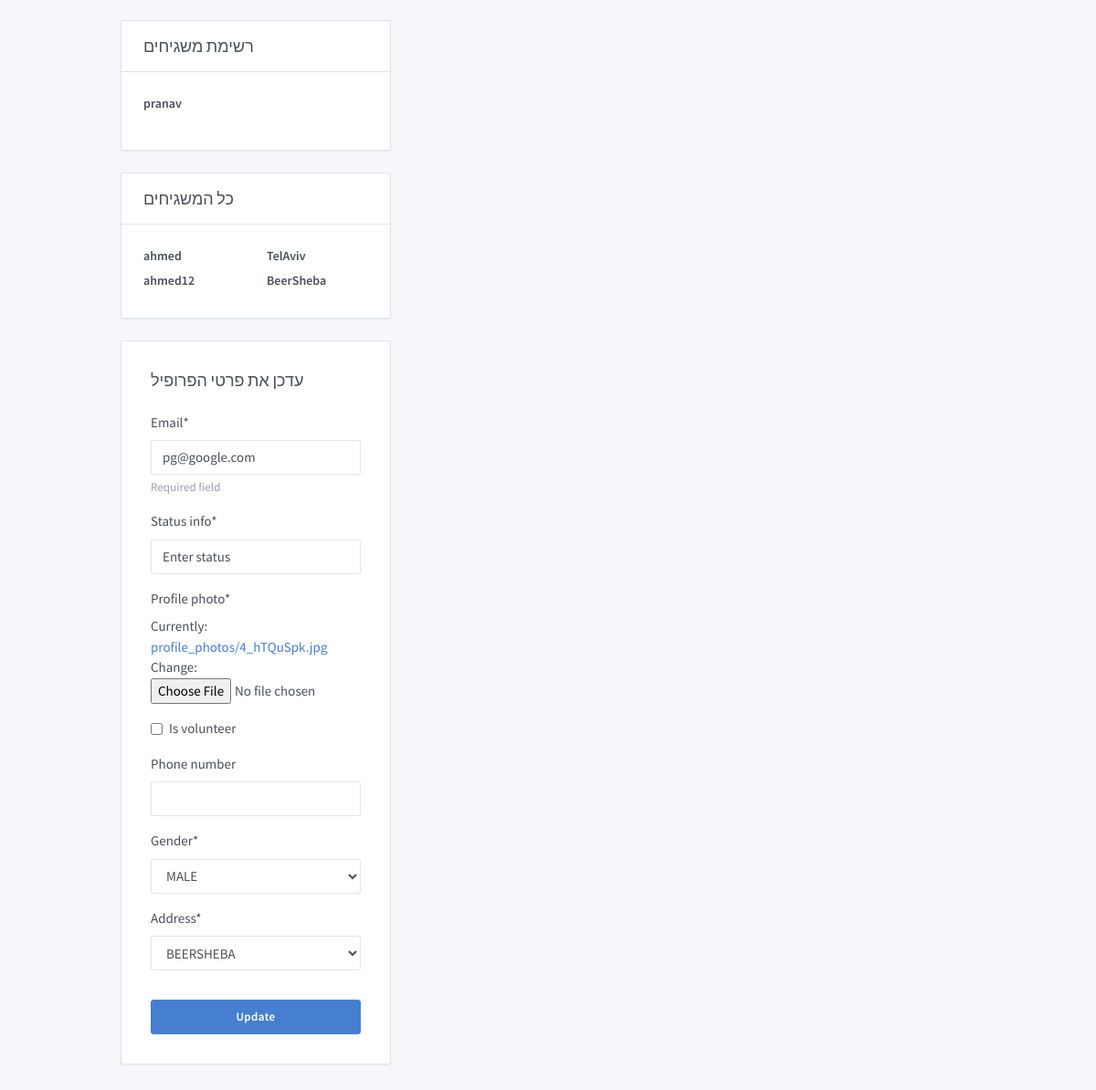
Page /profile/pranavg000/ (signed in, lower part) on the earlier database version.
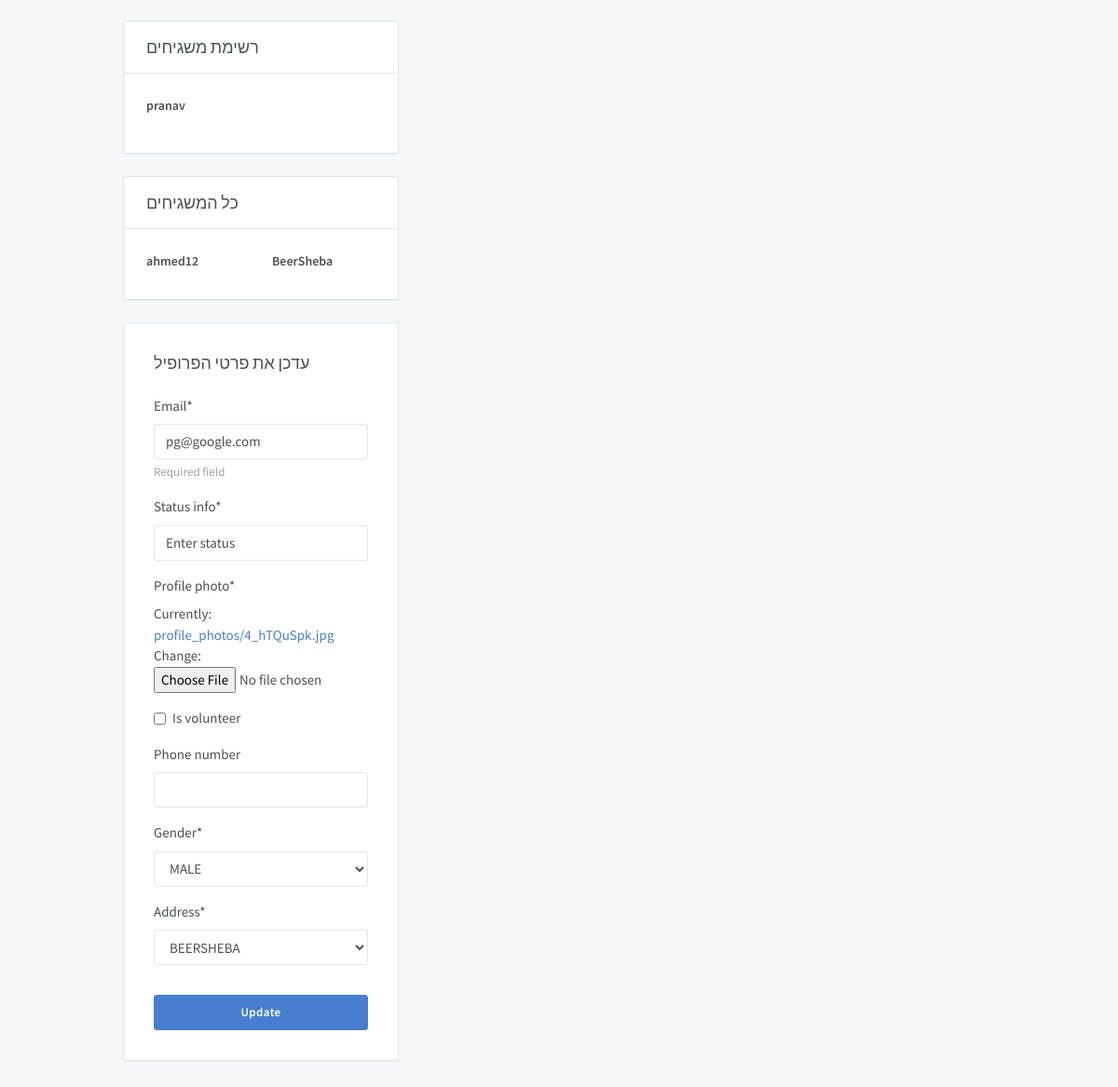
Same page on the later database version.
### core/models.py (models this page shows, shortened)
class Following(models.Model):
    user = models.ForeignKey(User, on_delete=models.CASCADE, null=True)
    following_user = models.CharField(max_length=100, null=True)

class Profile(models.Model):
    user = models.OneToOneField(User, on_delete=models.CASCADE)
    profile_photo = models.FileField(default='default.jpg', upload_to='profile_photos')
    status_info = models.CharField(default="Enter status", max_length=1000)
    is_volunteer = models.BooleanField(default=False)
    phone_regex = RegexValidator(regex=r'^\+?1?\d{9,10}$',
                                 message="Phone number must be entered in the format: '+0000000000'")
    phone_number = models.CharField(validators=[phone_regex], max_length=10, blank=True)
    gender = models.CharField(max_length=10, choices=GENDER_CHOICES, default='Male')
    address = models.CharField(max_length=10, choices=ADDRESS_CHOICES, default='BeerSheba')

### core/views.py (the view, shortened to what this page needs)
# urls.py: url(r'^profile/(?P<username>\w+)/$', user_views.profile, name='profile'),
@login_required
def profile(request, username):
    if request.method == 'POST':
        u_form = UpdateUserForm(request.POST, instance=request.user)
        p_form = UpdateProfileForm(request.POST, request.FILES, instance=request.user.profile)
        if u_form.is_valid() and p_form.is_valid():
            u_form.save()
            p_form.save()
            messages.success(request, f'Your Profile has been updated!')
            url = reverse('profile', kwargs={'username': username})
            return redirect(url)
    else:
        if username == request.user.username:
            u_form = UpdateUserForm(instance=request.user)
            p_form = UpdateProfileForm(instance=request.user.profile)
            post_form = CreatePost()
            person = User.objects.get(username=username)
            context = {
                'u_form': u_form,
                'p_form': p_form,
                'post_form': post_form,
                'person': person,
            }
        comment_form = CreateComment()
        context.update({'comment_form': comment_form})
        context.update({'all_volunteers': get_all_volunteers()})
        context.update({'all_elderly': get_all_elderly()})
    return render(request, 'core/profile.html', context)

### core/forms.py
class UpdateUserForm(forms.ModelForm):
    email = forms.EmailField(max_length=254, help_text='Required field')
    class Meta:
        model = User
        fields = ['email']

class UpdateProfileForm(forms.ModelForm):
    class Meta:
        model = Profile
        fields = ['status_info', 'profile_photo', 'is_volunteer', 'phone_number', 'gender', 'address']

### core/views.py (called while the page is built)
def get_all_volunteers():
    result = list()
    users_list = Profile.objects.all()
    for user_item in users_list:
        if getattr(user_item, "is_volunteer"):
            result.append(user_item)
    return result

def get_all_elderly():
    result = list()
    users_list = Profile.objects.all()
    for user_item in users_list:
        if not getattr(user_item, "is_volunteer"):
            result.append(user_item)
    return result

### core/templates/core/profile.html (shortened to what the changed rows need)
{%load static %}
{% load crispy_forms_tags %}
<!doctype html>
<html dir="ltr" lang="en">
<head>
    <link href="https://maxcdn.bootstrapcdn.com/font-awesome/4.7.0/css/font-awesome.min.css" rel="stylesheet">
    <link href="{%static 'core/dashboard.css'%}" rel="stylesheet"/>
</head>
<body>
<div class="page">
    <div class="page-main">
        <div class="my-3 my-md-5">
            <div class="container">
                <div class="row">
                    <div class="col-lg-4">
                        {% if person.profile.is_volunteer %}
                        <div class="card">
                            <div class="card-header">
                                <h3 class="card-title">רשימת המבוגרים </h3>
                            </div>
                            <div class="card-body">
                                {%for followers in person.follower_set.all%}
                                <div class="row">
                                    <div class="col">
                                        <div class="form-group">
                                            <a class="text-default"
                                               href="{%url 'profile' followers.follower_user%}"><label
                                                    class="form-label">{{followers.follower_user}}</label></a>
                                        </div>
                                    </div>
                                </div>
                                {%endfor%}
                            </div>
                        </div>
                        <div class="card">
                            <div class="card-header">
                                <h3 class="card-title">כל המבוגרים</h3>
                            </div>
                            <div class="card-body">
                                {%for elderly in all_elderly%}
                                <div class="row">
                                    <div class="col">
                                        <a class="text-default"
                                           href="{%url 'profile' elderly.user.username%}"><label
                                                class="form-label">{{elderly.user.username}}</label></a>
                                    </div>
                                    <div class="col">
                                        <a class="text-default"><label
                                                class="form-label">{{elderly.address}}</label></a>
                                    </div>
                                </div>
                                {%endfor%}
                            </div>
                        </div>
                        {% else %}
                        <div class="card">
                            <div class="card-body">
                                {%for following in person.following_set.all%}
                                <div class="row">
                                    <div class="col">
                                        <div class="form-group">
                                            <a class="text-default"
                                               href="{%url 'profile' following.following_user%}"><label
                                                    class="form-label">{{following.following_user}}</label></a>
                                        </div>
                                    </div>
                                </div>
                                {%endfor%}
                            </div>
                        </div>
                        <div class="card">
                            <div class="card-body">
                                {%for volunteer in all_volunteers%}
                                <div class="row">
                                    <div class="col">
                                        <a class="text-default"
                                           href="{%url 'profile' volunteer.user.username%}"><label
                                                class="form-label">{{volunteer.user.username}}</label></a>
                                    </div>
                                    <div class="col">
                                        <a class="text-default"><label
                                                class="form-label">{{volunteer.address}}</label></a>
                                    </div>
                                </div>
                                {%endfor%}
                            </div>
                        </div>
                        {% endif %}
                    </div>
                </div>
            </div>
        </div>
    </div>
</div>
</body>
</html>

Differences in the rows shown:
no longer on this page (row edited): Profile: user.username "ahmed", address "TelAviv"
